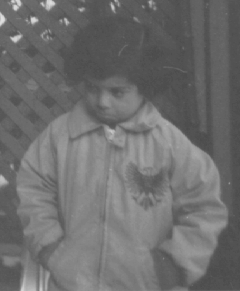
%> input picture 数字图像处理与分析/labs/lab4/pics/pout.bmp, 240 x 291 px
$ octave Lab4_filter_pout.m   (GNU Octave 9; MATLAB toolbox functions it lacks are replaced by stand-ins)
%> lines starting %> are read from the running program, lines starting %| are printed output that depends on the picture; in (x1, y1, x2, y2) boxes, pixels count from 0 and x2, y2 are one past the last pixel; in counts of white or black regions, pixels touching at a corner belong together; the program's own positions count from 1
clc;
clear;
close all;

% This is the lab for digital image courses
% Task 4 PART II
% Filter

pout = imread("./pics/pout.bmp");
%> pout is the input picture: size 291x240 uint8; min 74, max 224, mean 110.3
pout_fourier = fftshift(fft2(pout));
[m, n] = size(pout);
%> m = 291; n = 240
mid_m = floor(m/2);
%> mid_m = 145
mid_n = floor(n/2);
%> mid_n = 120


% 产生滤波器
% 低通滤波器
H_idel_l = zeros(m, n);
H_butterworze_l = zeros(m, n);
H_gauss_l = zeros(m, n);
% 高通滤波器
H_idel_h = zeros(m, n);
H_butterworze_h = zeros(m, n);
H_gauss_h = zeros(m, n);


T_l = 35;              % 理想低通
D_l = 200; N_l = 1;      % 巴特沃斯低通
Sigma_l = 50;          % 高斯低通

T_h = 20;                 % 理想高通
D_h = 20; N_h = 1;      % 巴特沃斯高通
Sigma_h = 30;            % 高斯高通

for i = 1 : m
    for j = 1 : n
        dis = sqrt((i - mid_m)^2 + (j - mid_n)^2);
        if dis > T_l
            H_idel_l(i, j) = 0;
        else
            H_idel_l(i, j) = 1;
        end
        if dis > T_h
            H_idel_h(i, j) = 1;
        else
            H_idel_h(i, j) = 0;
        end

        H_butterworze_l(i, j) = (1 + (dis/D_l)^(2*N_l))^-1;
        H_butterworze_h(i, j) = (1 + (D_h/dis)^(2*N_h))^-1;

        H_gauss_l(i, j) = exp(-dis^2 / (2 * Sigma_l^2));
        H_gauss_h(i, j) = 1 - exp(-dis^2 / (2 * Sigma_h^2));

    end
end
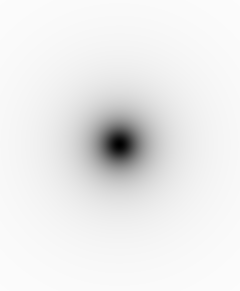
%> H_butterworze_h: size 291x240 double; min 0, max 0.989, mean 0.928
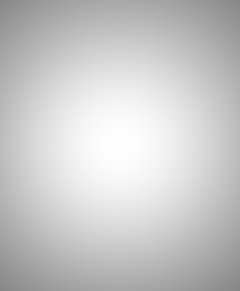
%> H_butterworze_l: size 291x240 double; min 0.528, max 1, mean 0.788
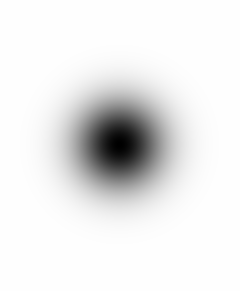
%> H_gauss_h: size 291x240 double; min 0, max 1, mean 0.919
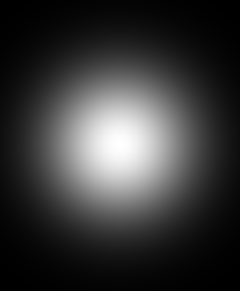
%> H_gauss_l: size 291x240 double; min 0.00079, max 1, mean 0.22
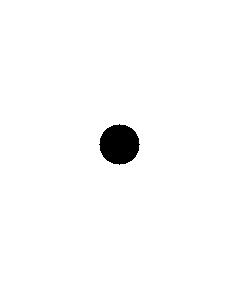
%> H_idel_h: size 291x240 double; values 0 (black) and 1 (white), 98.2% white; 1 black region, box (x1, y1, x2, y2) and area: (99, 124, 140, 165) 1257
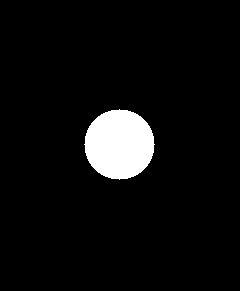
%> H_idel_l: size 291x240 double; values 0 (black) and 1 (white), 5.5% white; 1 white region, box (x1, y1, x2, y2) and area: (84, 109, 155, 180) 3853


% 频率域滤波
pout_idel_l = H_idel_l .* pout_fourier;
pout_butterworze_l = H_butterworze_l .* pout_fourier;
pout_gausss_l = H_gauss_l .* pout_fourier;

pout_idel_h = H_idel_h .* pout_fourier;
pout_butterworze_h = H_butterworze_h .* pout_fourier;
pout_gausss_h = H_gauss_h .* pout_fourier;


% 傅里叶反变换
pout_ifourier_idel_l = uint8(abs(ifft2(pout_idel_l)));
pout_ifourier_butterworze_l = uint8(abs(ifft2(pout_butterworze_l)));
pout_ifourier_gauss_l = uint8(abs(ifft2(pout_gausss_l)));

pout_ifourier_idel_h = (abs(ifft2(pout_idel_h)));
pout_ifourier_butterworze_h = (abs(ifft2(pout_butterworze_h)));
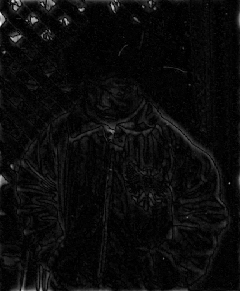
%> pout_ifourier_butterworze_h: size 291x240 double; min 0.00267, max 77.14, mean 3.5; drawn with min black and max white
pout_ifourier_gauss_h = (abs(ifft2(pout_gausss_h)));


% 展示

figure();
subplot(2, 4, 1);
imshow(pout);
title("Pout 原始图");

subplot(2, 4, 2);
imshow(pout_ifourier_idel_l);
title("Pout 理想低通滤波图");

subplot(2, 4, 3);
imshow(pout_ifourier_butterworze_l);
title("Pout 巴特沃斯低通滤波图");

subplot(2, 4, 4);
imshow(pout_ifourier_gauss_l);
title("Pout 高斯低通滤波图");

subplot(2, 4, 5);
imshow(pout);
title("Pout 原始图");

subplot(2, 4, 6);
imshow(pout_ifourier_idel_h, []);
title("Pout 理想高通滤波图");

subplot(2, 4, 7);
imshow(pout_ifourier_butterworze_h, []);
title("Pout 巴特沃斯高通滤波图");

subplot(2, 4, 8);
imshow(pout_ifourier_gauss_h, []);
title("Pout 高斯高通滤波图");

$ run again, with 数字图像处理与分析/labs/lab4/pics/Girl.bmp copied over 数字图像处理与分析/labs/lab4/pics/pout.bmp
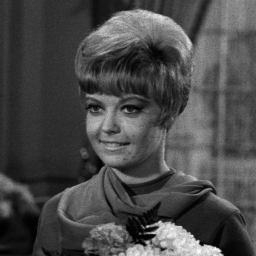
%> input picture 数字图像处理与分析/labs/lab4/pics/Girl.bmp, 256 x 256 px
%> pout is the input picture: size 256x256 uint8; min 0, max 254, mean 73.6
%> after the loop `for i = 1 : m`:
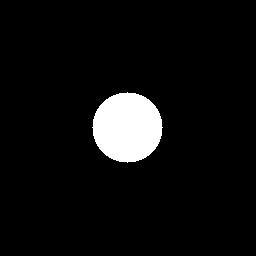
%> H_idel_l: size 256x256 double; values 0 (black) and 1 (white), 5.9% white; 1 white region, box (x1, y1, x2, y2) and area: (92, 92, 163, 163) 3853
%> `pout_ifourier_idel_h = (abs(ifft2(pout_idel_h)));`:
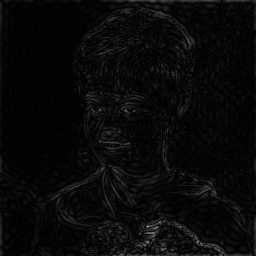
%> pout_ifourier_idel_h: size 256x256 double; min 0.00717, max 160.7, mean 9.4
